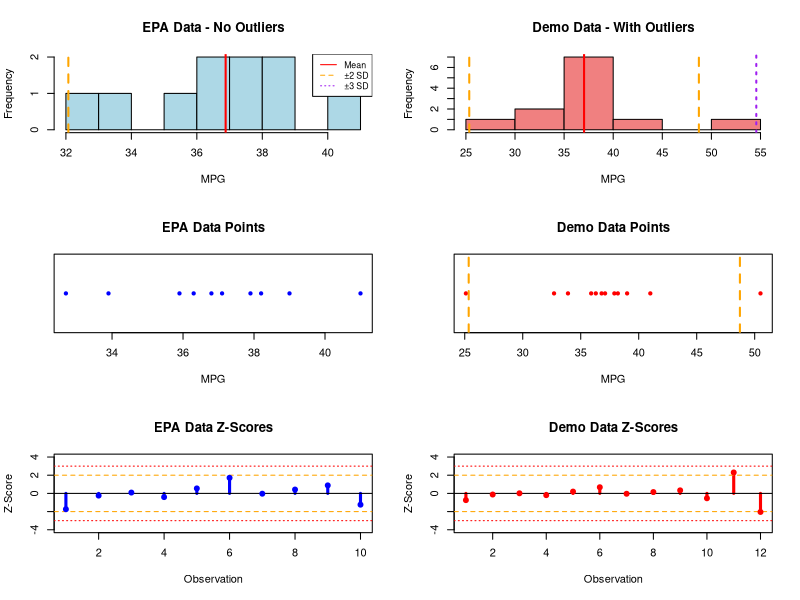

Write R code to recreate this figure.
# Outlier Detection and Data Assessment
# Using standard deviation rules to identify unusual observations

# Create output directory
if (!dir.exists("output")) dir.create("output")

cat("Outlier Detection Using Standard Deviation Rules\n")
cat("===============================================\n\n")

# EPA mileage data (continuing from previous sections)
epa_data <- c(32.7, 36.3, 37.1, 35.9, 38.2, 41.0, 36.8, 37.9, 39.0, 33.9)

cat("EPA Mileage Data Analysis:\n")
cat("=========================\n")
cat("Data:", paste(sort(epa_data), collapse = ", "), "mpg\n")

mean_epa <- mean(epa_data)
sd_epa <- sd(epa_data)
n_epa <- length(epa_data)

cat("Mean:", round(mean_epa, 2), "mpg\n")
cat("Standard deviation:", round(sd_epa, 2), "mpg\n")
cat("Sample size:", n_epa, "\n\n")

# Function for outlier detection
detect_outliers <- function(data, data_name) {
  mean_val <- mean(data)
  sd_val <- sd(data)
  n <- length(data)
  
  cat(data_name, "Outlier Analysis:\n")
  cat(rep("=", nchar(data_name) + 18), "\n", sep = "")
  
  # Calculate z-scores (how many SDs from mean)
  z_scores <- (data - mean_val) / sd_val
  
  # Create analysis table
  analysis <- data.frame(
    Value = data,
    Z_Score = round(z_scores, 2),
    Distance_from_Mean = round(abs(data - mean_val), 2),
    Classification = ifelse(abs(z_scores) > 3, "Extreme Outlier",
                           ifelse(abs(z_scores) > 2, "Moderate Outlier", "Normal"))
  )
  
  # Sort by absolute z-score for clarity
  analysis <- analysis[order(abs(analysis$Z_Score), decreasing = TRUE), ]
  
  cat("\nDATA CLASSIFICATION:\n")
  print(analysis)
  cat("\n")
  
  # Count by category
  normal_count <- sum(abs(z_scores) <= 2)
  moderate_count <- sum(abs(z_scores) > 2 & abs(z_scores) <= 3)
  extreme_count <- sum(abs(z_scores) > 3)
  
  cat("OUTLIER SUMMARY:\n")
  cat("Normal values (within ±2 SD):", normal_count, "/", n, 
      "(", round(normal_count/n*100, 1), "%)\n")
  cat("Moderate outliers (2-3 SD):", moderate_count, "/", n, 
      "(", round(moderate_count/n*100, 1), "%)\n")
  cat("Extreme outliers (beyond 3 SD):", extreme_count, "/", n, 
      "(", round(extreme_count/n*100, 1), "%)\n\n")
  
  # Identify specific outliers
  if(moderate_count > 0) {
    moderate_outliers <- data[abs(z_scores) > 2 & abs(z_scores) <= 3]
    cat("⚠️  MODERATE OUTLIERS:", paste(moderate_outliers, collapse = ", "), "\n")
  }
  
  if(extreme_count > 0) {
    extreme_outliers <- data[abs(z_scores) > 3]
    cat("🚨 EXTREME OUTLIERS:", paste(extreme_outliers, collapse = ", "), "\n")
  }
  
  if(moderate_count == 0 && extreme_count == 0) {
    cat("✅ No outliers detected - all values within ±2 SD\n")
  }
  
  cat("\n")
  return(analysis)
}

# Analyze EPA data
epa_analysis <- detect_outliers(epa_data, "EPA Mileage")

# Create dataset with clear outliers for demonstration
cat("Demonstration with Outlier Dataset:\n")
cat("==================================\n")
outlier_demo <- c(epa_data, 50.5, 25.1)  # Add clear outliers
cat("Original data + artificial outliers:", paste(sort(outlier_demo), collapse = ", "), "\n\n")

demo_analysis <- detect_outliers(outlier_demo, "Demo with Outliers")

# Student test scores with outliers
test_scores_outliers <- c(78, 82, 85, 88, 91, 94, 76, 89, 93, 87, 45, 99)  # 45 is outlier
cat("Test Scores Example:\n")
test_analysis <- detect_outliers(test_scores_outliers, "Test Scores")

# Assessment of data shape for rule selection
assess_data_shape <- function(data, data_name) {
  cat(data_name, "Shape Assessment:\n")
  cat(rep("=", nchar(data_name) + 18), "\n", sep = "")
  
  mean_val <- mean(data)
  median_val <- median(data)
  
  # Skewness indicator
  skew_diff <- mean_val - median_val
  skew_ratio <- skew_diff / sd(data)
  
  cat("Mean:", round(mean_val, 2), "\n")
  cat("Median:", round(median_val, 2), "\n")
  cat("Mean - Median:", round(skew_diff, 2), "\n")
  cat("Skewness ratio:", round(skew_ratio, 2), "\n")
  
  if(abs(skew_ratio) < 0.2) {
    shape_assessment <- "Approximately symmetric - Empirical Rule likely applies"
  } else if(skew_ratio > 0.2) {
    shape_assessment <- "Right-skewed - Use Chebyshev's Rule"
  } else {
    shape_assessment <- "Left-skewed - Use Chebyshev's Rule"
  }
  
  cat("Shape assessment:", shape_assessment, "\n\n")
  return(shape_assessment)
}

# Assess shape of our datasets
epa_shape <- assess_data_shape(epa_data, "EPA Data")
test_shape <- assess_data_shape(test_scores_outliers, "Test Scores")

# Create comprehensive visualization
png("output/outlier_detection.png", width = 1400, height = 1000, res = 120)
par(mfrow = c(3, 2))

# EPA data with outlier boundaries
hist(epa_data, main = "EPA Data - No Outliers", xlab = "MPG", 
     col = "lightblue", breaks = 6)
abline(v = mean_epa, col = "red", lwd = 2)
abline(v = mean_epa + c(-2, 2) * sd_epa, col = "orange", lwd = 2, lty = 2)
abline(v = mean_epa + c(-3, 3) * sd_epa, col = "purple", lwd = 2, lty = 3)
legend("topright", c("Mean", "±2 SD", "±3 SD"), 
       col = c("red", "orange", "purple"), lty = c(1, 2, 3), cex = 0.8)

# Demo data with outliers
hist(outlier_demo, main = "Demo Data - With Outliers", xlab = "MPG", 
     col = "lightcoral", breaks = 8)
mean_demo <- mean(outlier_demo)
sd_demo <- sd(outlier_demo)
abline(v = mean_demo, col = "red", lwd = 2)
abline(v = mean_demo + c(-2, 2) * sd_demo, col = "orange", lwd = 2, lty = 2)
abline(v = mean_demo + c(-3, 3) * sd_demo, col = "purple", lwd = 2, lty = 3)

# Dot plots with outlier zones
stripchart(epa_data, main = "EPA Data Points", xlab = "MPG", 
           method = "stack", pch = 19, col = "blue")
abline(v = mean_epa + c(-2, 2) * sd_epa, col = "orange", lwd = 2, lty = 2)
abline(v = mean_epa + c(-3, 3) * sd_epa, col = "purple", lwd = 2, lty = 3)

stripchart(outlier_demo, main = "Demo Data Points", xlab = "MPG", 
           method = "stack", pch = 19, col = "red")
abline(v = mean_demo + c(-2, 2) * sd_demo, col = "orange", lwd = 2, lty = 2)
abline(v = mean_demo + c(-3, 3) * sd_demo, col = "purple", lwd = 2, lty = 3)

# Z-score plots
z_epa <- (epa_data - mean_epa) / sd_epa
z_demo <- (outlier_demo - mean_demo) / sd_demo

plot(1:length(z_epa), z_epa, type = "h", lwd = 3, col = "blue",
     main = "EPA Data Z-Scores", xlab = "Observation", ylab = "Z-Score",
     ylim = c(-4, 4))
abline(h = c(-3, -2, 0, 2, 3), col = c("red", "orange", "black", "orange", "red"), 
       lty = c(3, 2, 1, 2, 3))
points(1:length(z_epa), z_epa, pch = 19, col = "blue")

plot(1:length(z_demo), z_demo, type = "h", lwd = 3, col = "red",
     main = "Demo Data Z-Scores", xlab = "Observation", ylab = "Z-Score",
     ylim = c(-4, 4))
abline(h = c(-3, -2, 0, 2, 3), col = c("red", "orange", "black", "orange", "red"), 
       lty = c(3, 2, 1, 2, 3))
points(1:length(z_demo), z_demo, pch = 19, col = "red")
# Highlight extreme outliers
extreme_indices <- which(abs(z_demo) > 3)
if(length(extreme_indices) > 0) {
  points(extreme_indices, z_demo[extreme_indices], pch = 19, col = "black", cex = 2)
}

dev.off()
cat("✓ Outlier detection plots saved to output/outlier_detection.png\n")

# Save comprehensive report
sink("output/outlier_detection_report.txt")
cat("OUTLIER DETECTION REPORT\n")
cat("========================\n\n")
cat("DETECTION RULES:\n")
cat("• Normal values: Within ±2 standard deviations\n")
cat("• Moderate outliers: 2 to 3 standard deviations away\n")
cat("• Extreme outliers: Beyond ±3 standard deviations\n\n")

cat("EPA MILEAGE DATA:\n")
cat("Mean ±2 SD: [", round(mean_epa - 2*sd_epa, 1), ", ", round(mean_epa + 2*sd_epa, 1), "] mpg\n")
cat("Mean ±3 SD: [", round(mean_epa - 3*sd_epa, 1), ", ", round(mean_epa + 3*sd_epa, 1), "] mpg\n")
cat("Result: No outliers detected in EPA data\n\n")

cat("PRACTICAL APPLICATIONS:\n")
cat("• Quality control: Flag products outside normal ranges\n")
cat("• Data cleaning: Identify potential measurement errors\n")
cat("• Research: Detect unusual subjects or responses\n")
cat("• Grading: Identify exceptional performance (high or low)\n\n")

cat("RULE SELECTION:\n")
cat("• Symmetric data: Use Empirical Rule (68-95-99.7)\n")
cat("• Skewed data: Use Chebyshev's Rule (safer, broader)\n")
cat("• Unknown distribution: Always use Chebyshev's Rule\n")
sink()

cat("✓ Outlier detection report saved to output/outlier_detection_report.txt\n")
cat("\nKey takeaway: Standard deviation rules provide systematic outlier detection!\n")
cat("Remember: ±2 SD catches ~95%, ±3 SD catches ~99.7% of normal data.\n")
